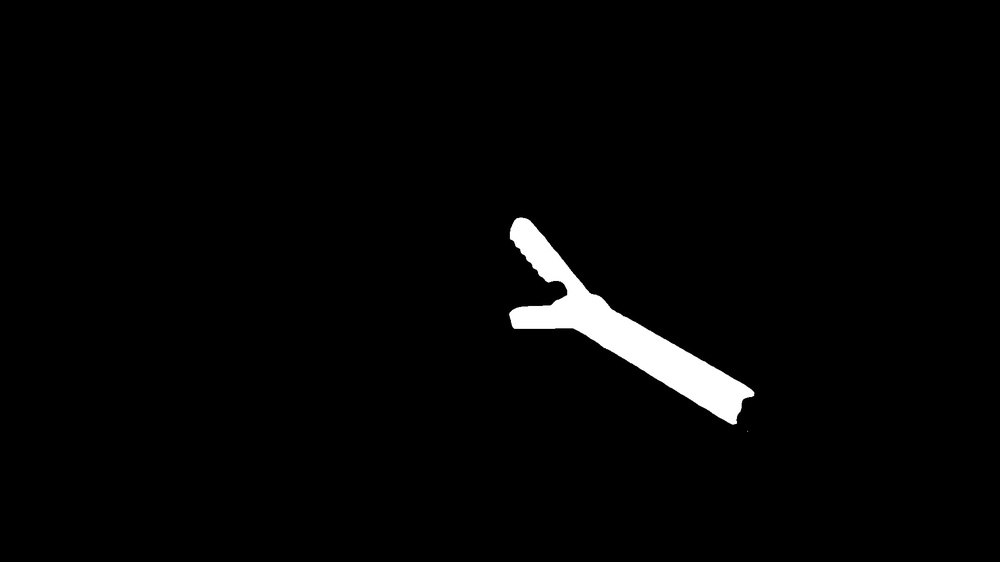
#> input picture data/labels/val/MIDAS_forceps_1.jpg, 1000 x 562 px, shrunk from 1920 x 1080 before the run, found by its file name; its folder holds 4 pictures in this run
$ python masks_to_polygons.py
#> lines starting #> are read from the running program, lines starting #| are printed output that depends on the picture; after the words box and inside, x2 and y2 are one past the last pixel; in counts of white or black regions, pixels touching at a corner belong together
import os

import cv2


input_dir = './data2/labels/val'
output_dir = './data2/labels'

for j in os.listdir(input_dir):
    image_path = os.path.join(input_dir, j)
    # load the binary mask and get its contours
    mask = cv2.imread(image_path, cv2.IMREAD_GRAYSCALE)
#> mask is the input picture: shape (562, 1000); min 0, max 255, mean 5.2
    _, mask = cv2.threshold(mask, 1, 255, cv2.THRESH_BINARY)
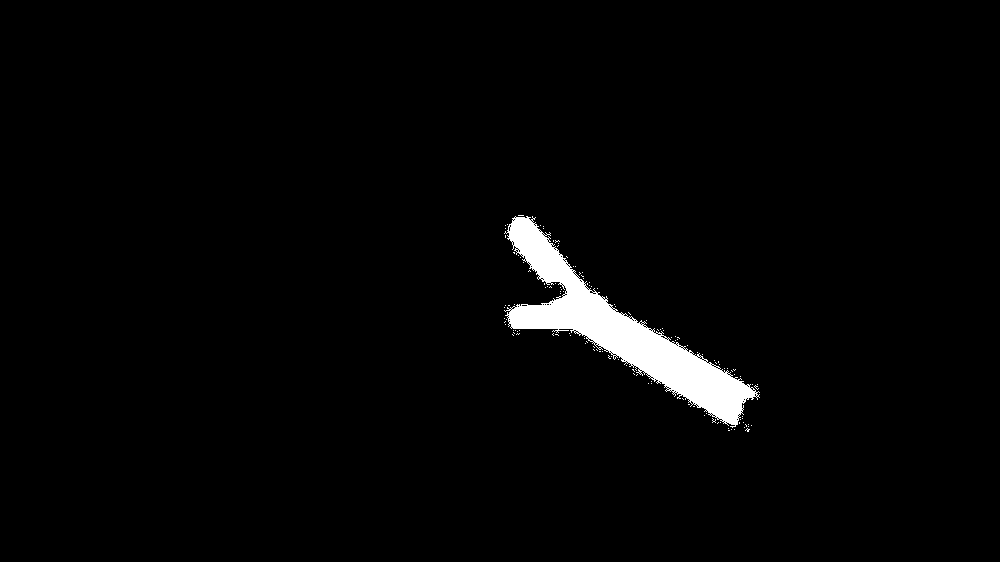
#> mask: shape (562, 1000); 2.3% white; 129 white regions (128 under 20 px)

    H, W = mask.shape
#> H = 562; W = 1000
    contours, hierarchy = cv2.findContours(mask, cv2.RETR_EXTERNAL, cv2.CHAIN_APPROX_SIMPLE)
#> contours = 129 contours, 128 with area under 20; largest, box (x1, y1, x2, y2) and area: (504, 216, 760, 428) 12510

    # convert the contours to polygons
    polygons = []
    for cnt in contours:
        if cv2.contourArea(cnt) > 200:
            polygon = []
            for point in cnt:
                x, y = point[0]
                polygon.append(x / W)
                polygon.append(y / H)
            polygons.append(polygon)
#> this loop made 129 passes
#> cnt on passes 1, 2, 3, 5, 6, 7, 8, 9, 10, 11, 12, 13: [[728, 430], [729, 430]], [[734, 429]], [[731, 429]], [[728, 428]], [[744, 427]], [[748, 426]], [[751, 425]], [[748, 424]], [[745, 424], [746, 425], [746, 426], [746, 425]], [[743, 422]], [[739, 422], [739, 423]], [[720, 422]]
#> after the loop, polygons = 1 item

    # print the polygons
    with open('{}.txt'.format(os.path.join(output_dir, j)[:-4]), 'w') as f:
        for polygon in polygons:
            for p_, p in enumerate(polygon):
                if p_ == len(polygon) - 1:
                    f.write('{}\n'.format(p))
                elif p_ == 0:
                    f.write('0 {} '.format(p))
                else:
                    f.write('{} '.format(p))
#> this loop made 1 pass

        f.close()
#> pass 2 of the loop `for j in os.listdir(input_dir):`:
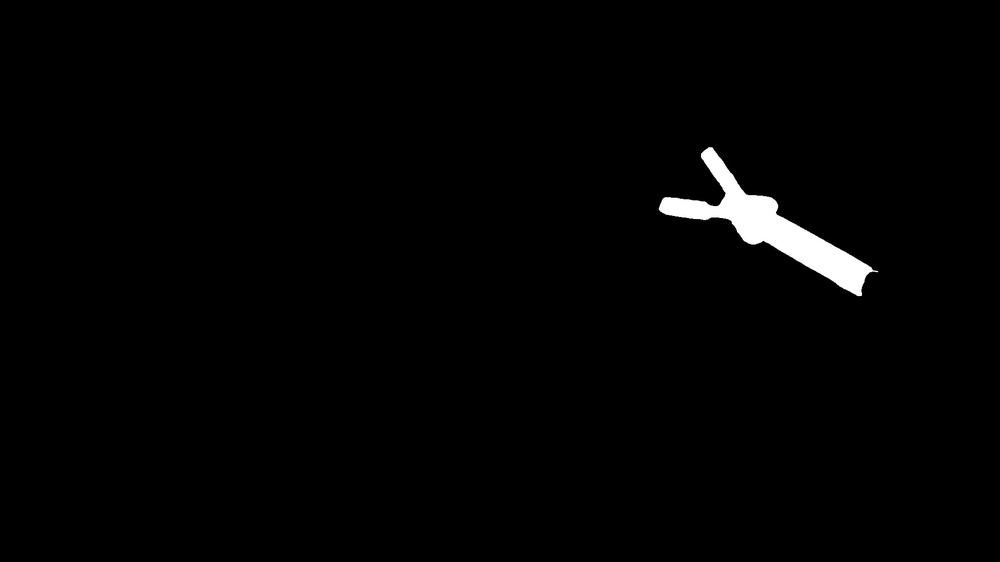
#> input picture data/labels/val/MIDAS_forceps_131.jpg, 1000 x 562 px, shrunk from 1920 x 1080 before the run, found by its file name
#> mask is the input picture: shape (562, 1000); min 0, max 255, mean 3.3
#> `_, mask = cv2.threshold(mask, 1, 255, cv2.THRESH_BINARY)`:
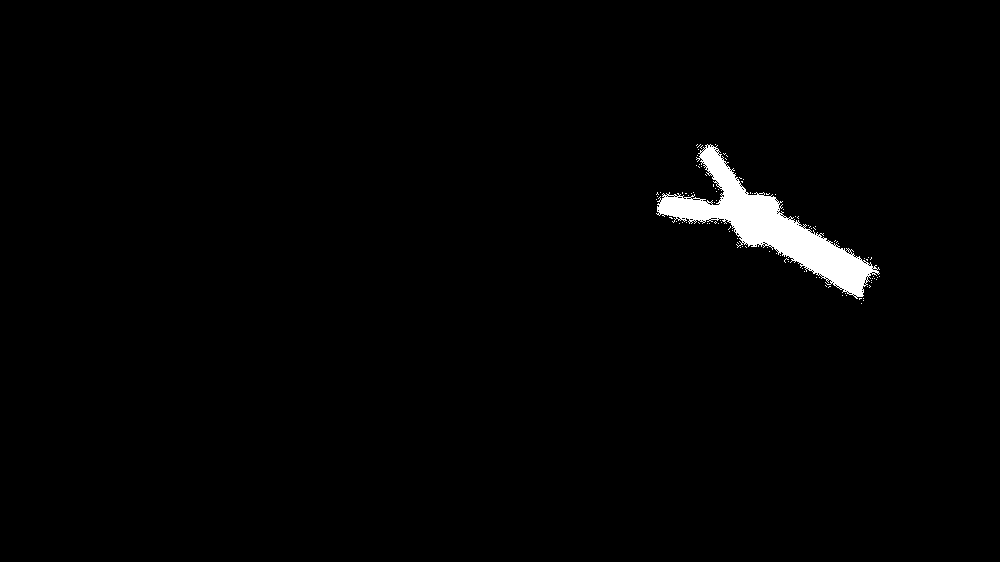
#> mask: shape (562, 1000); 1.6% white; 101 white regions (100 under 20 px)
#> contours = 101 contours, 100 with area under 20; largest, box (x1, y1, x2, y2) and area: (656, 144, 880, 299) 8318
#> the loop `for cnt in contours:` made 101 passes
#> cnt on passes 1 to 8: [[861, 303]], [[863, 300]], [[863, 298]], [[859, 298], [859, 299], [860, 298], [861, 298]], [[846, 295]], [[842, 295]], [[845, 293]], [[867, 286]]
#> the loop `for polygon in polygons:` made 1 pass
#> pass 3 of the loop `for j in os.listdir(input_dir):`:
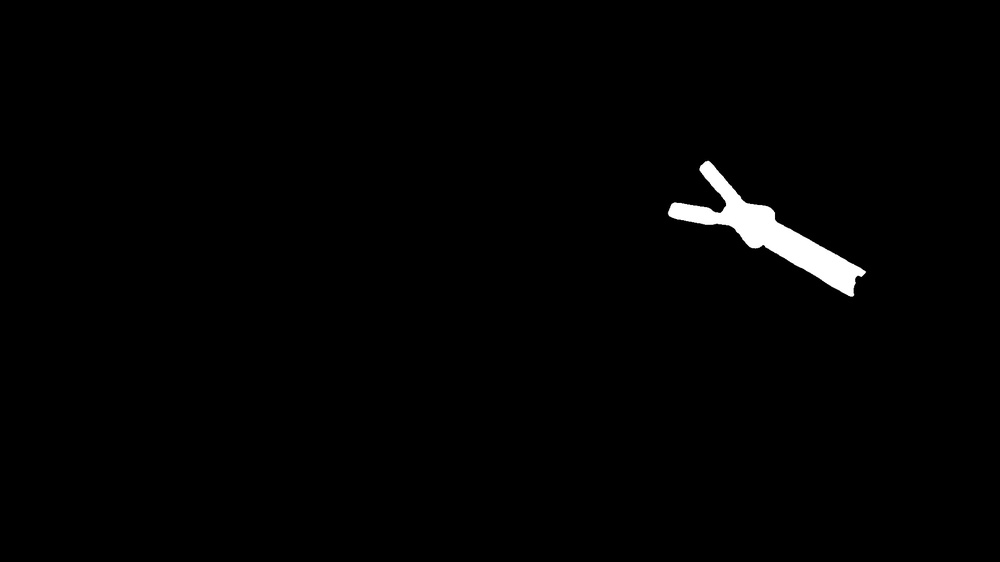
#> input picture data/labels/val/MIDAS_forceps_132.jpg, 1000 x 562 px, shrunk from 1920 x 1080 before the run, found by its file name
#> mask is the input picture: shape (562, 1000); min 0, max 255, mean 2.8
#> `_, mask = cv2.threshold(mask, 1, 255, cv2.THRESH_BINARY)`:
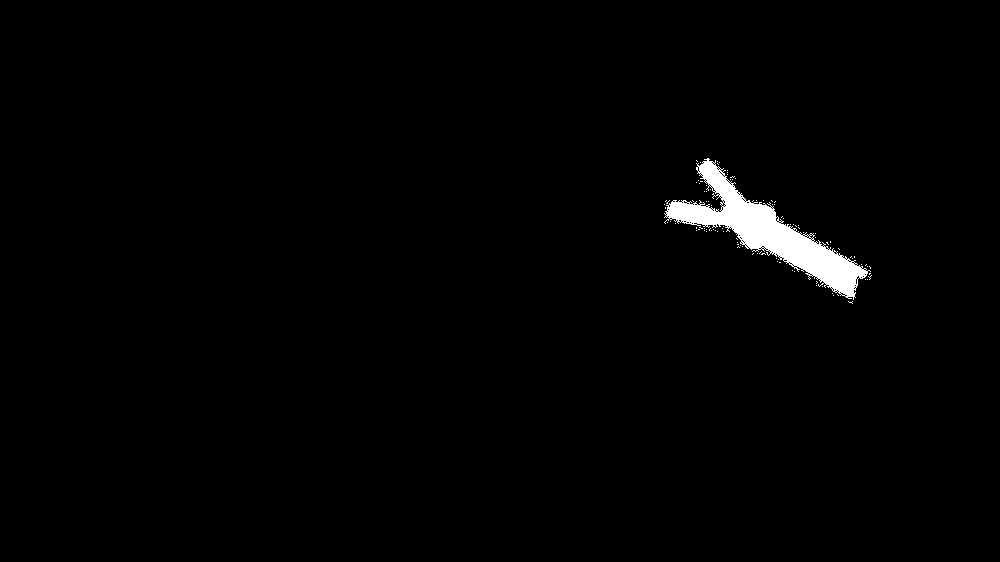
#> mask: shape (562, 1000); 1.3% white; 102 white regions (101 under 20 px)
#> contours = 102 contours, 101 with area under 20; largest, box (x1, y1, x2, y2) and area: (664, 158, 871, 300) 7050
#> the loop `for cnt in contours:` made 102 passes
#> cnt on passes 2 to 9: [[833, 295]], [[837, 294], [838, 295]], [[832, 293]], [[822, 286]], [[816, 285]], [[816, 281], [817, 282], [816, 283], [817, 282]], [[867, 279]], [[865, 279]]
#> the loop made 4 passes; the first 3 are shown
